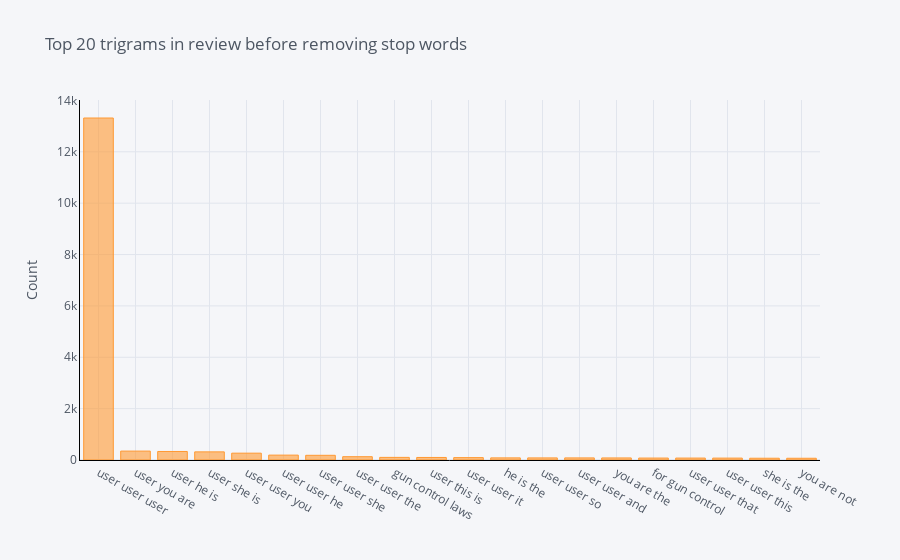

Notebook code for this chart:
### Code cell
df5.groupby('ReviewText').sum()['count'].sort_values(ascending=False).iplot(
    kind='bar', yTitle='Count', linecolor='black', title='Top 20 trigrams in review before removing stop words')

### Figure 1 — Plotly figure (JSON) as saved in the notebook; plotly's stock layout.template omitted (floating-point values rounded to 4 significant figures)
{"data": [{"name": "count", "text": "", "y": [13316, 347, 332, 317, 266, 190, 183, 129, 102, 99, 93, 82, 81, 81, 80, 76, 75, 74, 69, 68], "marker": {"color": "rgba(255, 153, 51, 0.6)", "line": {"color": "rgba(255, 153, 51, 1.0)", "width": 1}}, "x": ["user user user", "user you are", "user he is", "user she is", "user user you", "user user he", "user user she", "user user the", "gun control laws", "user this is", "user user it", "he is the", "user user so", "user user and", "you are the", "for gun control", "user user that", "user user this", "she is the", "you are not"], "type": "bar", "orientation": "v"}], "layout": {"title": {"text": "Top 20 trigrams in review before removing stop words", "font": {"color": "#4D5663"}}, "paper_bgcolor": "#F5F6F9", "plot_bgcolor": "#F5F6F9", "yaxis": {"tickfont": {"color": "#4D5663"}, "title": {"text": "Count", "font": {"color": "#4D5663"}}, "showgrid": true, "zerolinecolor": "#E1E5ED", "gridcolor": "#E1E5ED", "linecolor": "black"}, "xaxis": {"tickfont": {"color": "#4D5663"}, "title": {"text": "", "font": {"color": "#4D5663"}}, "showgrid": true, "zerolinecolor": "#E1E5ED", "gridcolor": "#E1E5ED", "linecolor": "black"}, "legend": {"bgcolor": "#F5F6F9", "font": {"color": "#4D5663"}}}}
